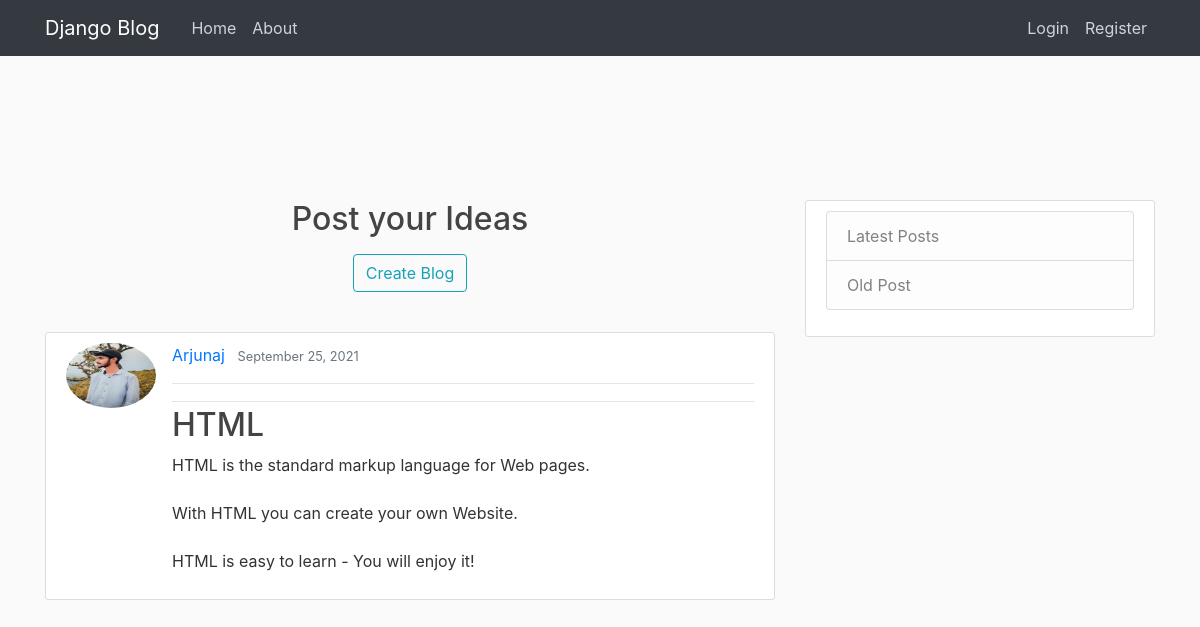
The app's page /post/1/ with its own data.
### blog/models.py (models this page shows, shortened)
class Post(models.Model):
    title = models.CharField(max_length=100)
    content = models.TextField()
    date_posted = models.DateTimeField(default=timezone.now)
    author = models.ForeignKey(User, on_delete=models.CASCADE)

### users/models.py (models this page shows, shortened)
class Profile(models.Model):
    user = models.OneToOneField(Authuser, on_delete=models.CASCADE)
    image= models.ImageField(default='default.png',upload_to='profile_pics/')  #pip install pillow

### blog/views.py (the view)
# urls.py: path('post/<int:pk>/', PostDetailView.as_view(), name='post-detail'),
class PostDetailView(DetailView):
    model = Post

### templates/blog/post_detail.html (shortened to what this page needs)
{% extends "blog/base.html" %} {% block content %}
<article class="media content-section">
    <img class="rounded-circle article-img"  style="width:90px" src="{{ object.author.profile.image.url }}">
    <div class="media-body">
        <div class="article-metadata">
            <a class="mr-2" href="#">{{ object.author }}</a>
            <small class="text-muted">{{ object.date_posted|date:"F d, Y" }}</small> <hr>
        </div>
        <h2 class="article-title">{{ object.title }}</h2>
        <p class="article-content">{{ object.content }}</p>
    </div>
</article>
{% endblock content %}

### static/blog/main.css (style rules this page uses)
body { background: #fafafa; color: #333333; margin-top: 5rem; }
h1, h2, h3, h4, h5, h6 { color: #444444; }
.content-section { background: #ffffff; padding: 10px 20px; border: 1px solid #dddddd; border-radius: 3px; margin-bottom: 20px; }
.article-title { color: #444444; }
.article-content { white-space: pre-line; }
.article-img { height: 65px; width: 65px; margin-right: 16px; }
.article-metadata { padding-bottom: 1px; margin-bottom: 4px; border-bottom: 1px solid #e3e3e3 }

### records on screen
Post: author.profile.image (picture), author "Arjunaj", date_posted "September 25, 2021", title "HTML", content "HTML is the standard markup language for Web pages. With HTML you can create your own Website. HTML is easy to learn - You will enjoy it!"
